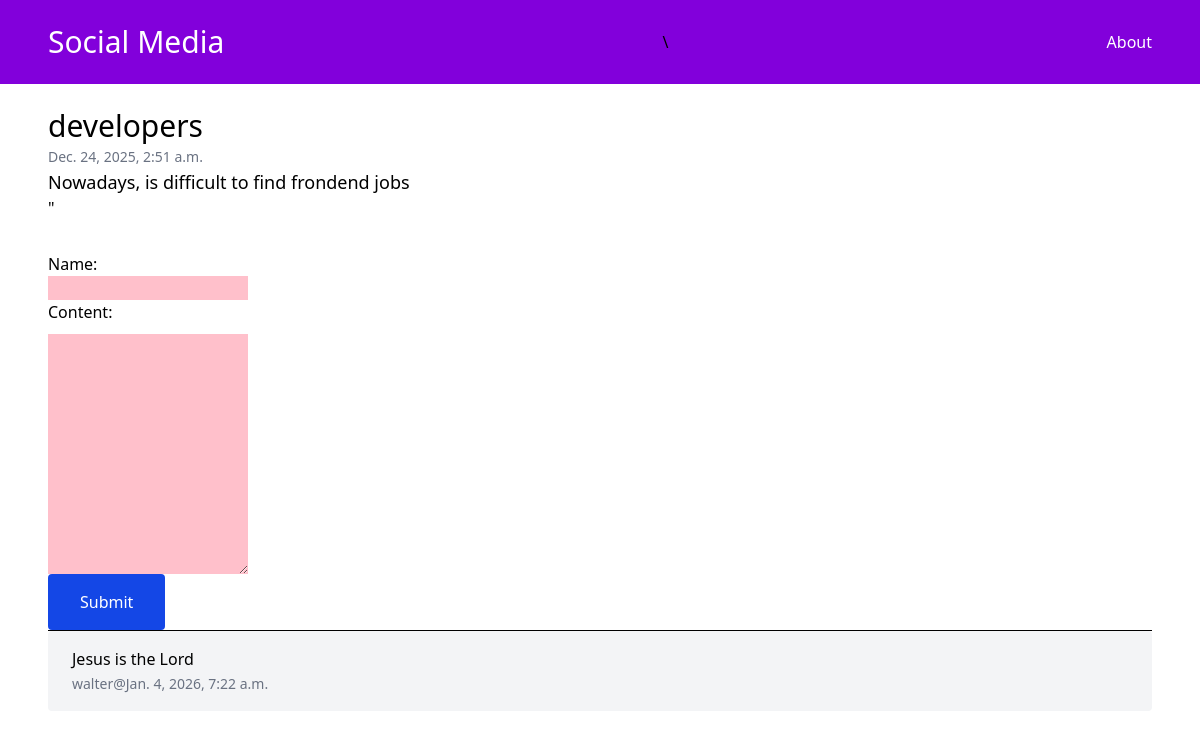
The page /frondend-developers/ on the database as committed earlier.
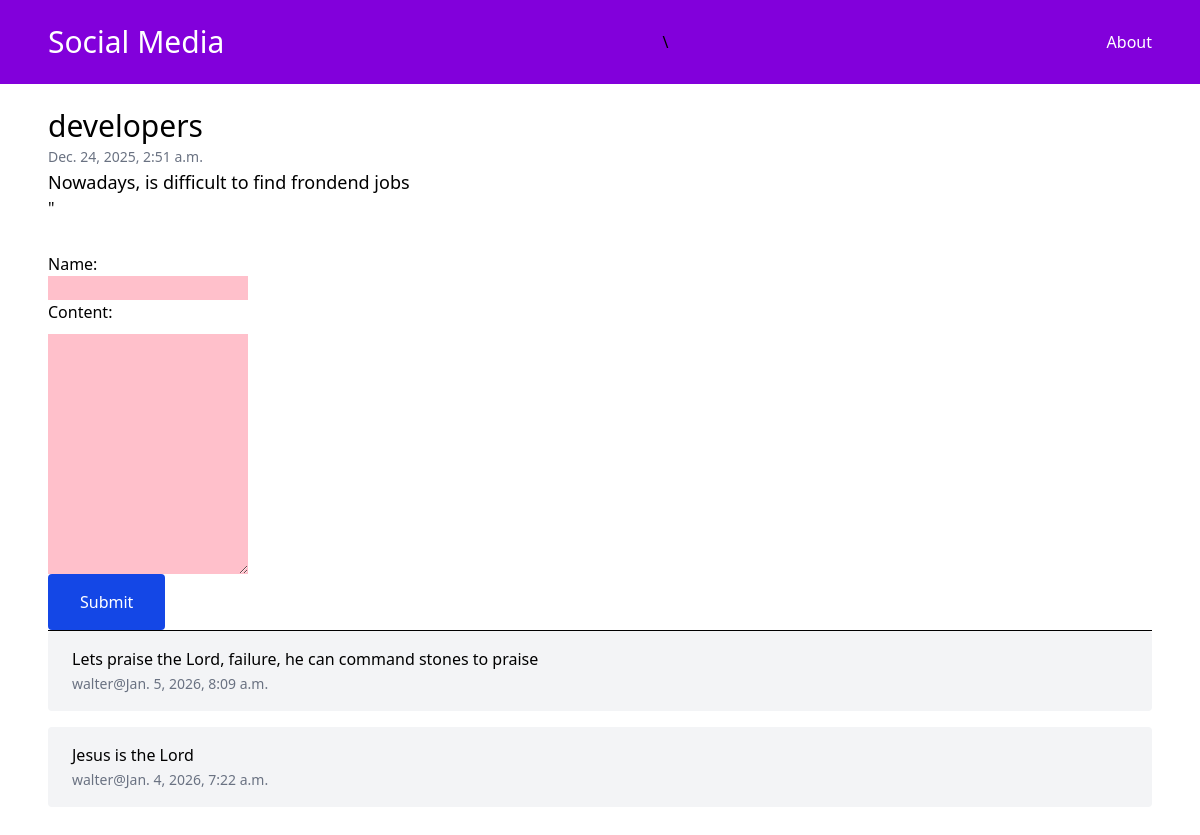
The same page on the database as committed later.
### blog/models.py (models this page shows, shortened)
class Post(models.Model):
    title=models.CharField(max_length=255)
    slug=models.SlugField()
    content=models.TextField()
    created_at=models.DateTimeField(auto_now_add=True)
    class Meta:
        ordering = ['-created_at']

class Comment(models.Model):
    post=models.ForeignKey(Post, related_name='comments', on_delete=models.CASCADE)
    name=models.CharField(max_length=255)
    email=models.EmailField()
    content=models.TextField()
    created_at=models.DateTimeField(auto_now_add=True)
    class Meta:
        ordering = ['-created_at']

### blog/views.py (the view)
# urls.py: path('<slug:slug>/', views.post_detail, name='post_detail'),
def post_detail(request, slug):
      post = get_object_or_404(Post, slug=slug)  # Fetch post by slug or return 404, preventing errors/crash
      if request.method == 'POST':
            form=CommentForm(request.POST) # Bind data from request to form
            if form.is_valid():
                  comment = form.save(commit=False) # Create comment object but don't save to DB yet
                  comment.post = post  # Associate comment with the current post
                  comment.save()  # Now save the comment to the database
                  return redirect('post_detail', slug=slug)  # Redirect to the same post detail page
      else:
            form = CommentForm()  # Create an unbound form for GET request
      return render(request, 'blog/post_detail.html', {
            'post': post,
            'form': form,})

### blog/forms.py
class CommentForm(ModelForm):
    def __init__(self, *args, **kwargs):
        super(CommentForm, self).__init__(*args, **kwargs)
        if 'name' in self.fields:
            self.fields['name'].label = 'Name'
            self.fields['name'].widget.attrs.update({'style': 'width:200px;background-color:pink;display:block;' })
        if 'content' in self.fields:
            self.fields['content'].label = 'Content'
            self.fields['content'].widget.attrs.update({'style': 'width:200px;background-color:pink;margin-top:10px;display:block;' })
    class Meta:
        model = Comment
        fields = ['name',  'content']

### blog/templates/blog/post_detail.html (shortened to what this page needs)
{% extends 'blog/base.html' %}
{% block content %}
 <h2 class="text-3xl">{{ post.title }}</h2>
 <span class="text-sm text-gray-500">{{ post.created_at }}</span>
 <div class="text-lg">
    {{ post.content }}
</div>"
<div class="mt-8">
    <form method="post" action=".">
        {{ form.as_p }}
        <button type="submit" class="py-4 px-8 bg-blue-700 text-white rounded">Submit</button>
    {% for comment in post.comments.all %}
        <div class="py-4 px-6 bg-gray-100 rounded mb-4">
            <p>{{ comment.content }}</p>
            <span class="text-sm text-gray-500">{{comment.name}}@{{ comment.created_at }}</span>
        </div>
     {% endfor %}
    </form>
</div>
 {% endblock %}

### blog/templates/blog/base.html (shortened to what this page needs)
<!doctype html>
<html>
  <head>
    <script src="https://cdn.jsdelivr.net/npm/@tailwindcss/browser@4"></script>
  </head>
  <body>
    <nav class="py-6 px-12 bg-purple-700 flex justify-between items-center">
      <a href="/" class="text-white text-3xl">Social Media</a>\
      <a href="/about/" class="text-white">About</a>
    </nav>
    <main class="py-6 px-12">
    {% block content %}{% endblock %}
    </main>
  </body>
</html>

Rows that differ between the two databases and show on the page:
added Comment: content "Lets praise the Lord, failure, he can command stones to praise", name "walter", created_at "Jan. 5, 2026, 8:09 a.m."
